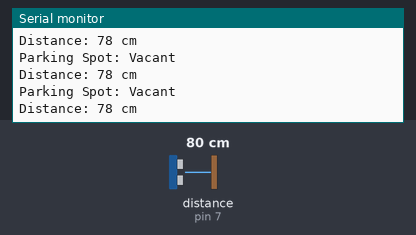
The sketch below on a simulated Arduino Uno, built with avr-gcc and run on an emulated ATmega328P. Shown: the last lines printed to the serial monitor. Wiring (inferred from the names in the program): ultrasonic range finder: trigger pin 6; echo pin 7. The inputs (shaded band) are chosen by the test bench; at power-on: distance to the obstacle (sensor on pin 7) 80 cm. The echo pulse lasts 58.3 µs per cm.

Above: at 1.3 s.
1.4 s: distance to the obstacle (sensor on pin 7) set to 2 cm
At 1.84 s:
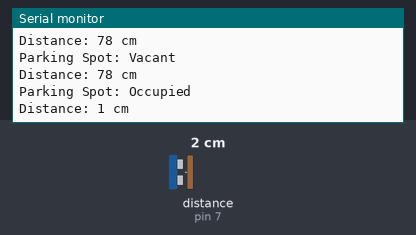
3.5 s: distance to the obstacle (sensor on pin 7) set to 60 cm
At 3.84 s:
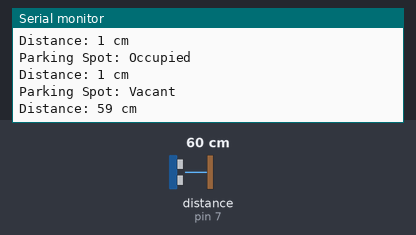
6.5 s: distance to the obstacle (sensor on pin 7) set to 4 cm
At 6.87 s:
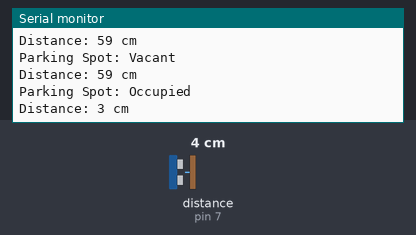
9.5 s: distance to the obstacle (sensor on pin 7) set to 18 cm
At 9.87 s:
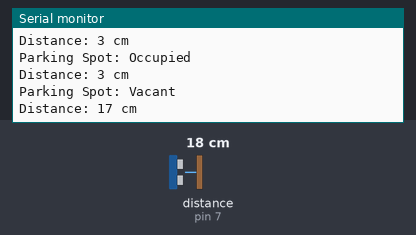
12.5 s: distance to the obstacle (sensor on pin 7) set to 9 cm
At 12.89 s:
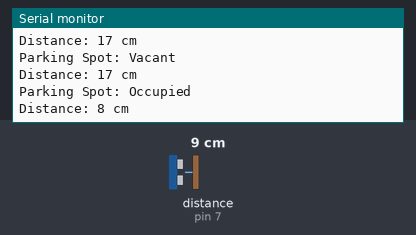
Timing chart, 0 to 15.5 s (numbered marks = the images above; inputs shaded):
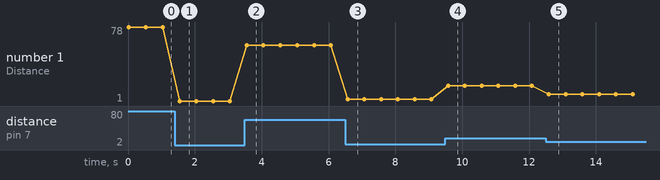

The sketch:

smartparking.ino
```cpp
const int trig = 6; // Trigger pin
const int echo = 7; // Echo pin

long totaltime;
long distance;

// Define the threshold distance for parking spot occupancy
const int thresholdDistance = 10; // Adjust based on your setup (in cm)

void setup() {
  pinMode(trig, OUTPUT);  // Set trig pin as output
  pinMode(echo, INPUT);   // Set echo pin as input
  Serial.begin(9600);     // Start serial communication at 9600 baud rate
}

void loop() {
  // Clear the trig pin by setting it LOW
  digitalWrite(trig, LOW);
  delayMicroseconds(2);

  // Trigger the sensor by setting the trig pin HIGH for 10 microseconds
  digitalWrite(trig, HIGH);
  delayMicroseconds(10);
  digitalWrite(trig, LOW);

  // Read the echo pin and calculate the time it takes for the echo to return
  totaltime = pulseIn(echo, HIGH);

  // Calculate the distance (in cm) based on the speed of sound (343 m/s)
  distance = totaltime * 0.034 / 2;

  // Check if the parking spot is occupied or vacant
  if (distance > 0 && distance < thresholdDistance) {
    Serial.println("Parking Spot: Occupied");
  } else if (distance >= thresholdDistance) {
    Serial.println("Parking Spot: Vacant");
  } else {
    Serial.println("Sensor Error: No valid reading");
  }

  // Print the distance for debugging
  Serial.print("Distance: ");
  Serial.print(distance);
  Serial.println(" cm");

  delay(500);  // Wait for half a second before the next reading
}
```

Measured:
- after the input at 1.4 s, the serial monitor: prints a new line after 0.12 s (image 1)
- after the input at 3.5 s, the serial monitor: prints a new line after 0.05 s (image 2)
- after the input at 6.5 s, the serial monitor: prints a new line after 0.05 s (image 3)
- after the input at 9.5 s, the serial monitor: prints a new line after 0.06 s (image 4)
- after the input at 12.5 s, the serial monitor: prints a new line after 0.07 s (image 5)
- plotted number 1: 78 → 1 after the input at 1.4 s, 1 → 59 after the input at 3.5 s, 59 → 3 after the input at 6.5 s, 3 → 17 after the input at 9.5 s, 17 → 8 after the input at 12.5 s
